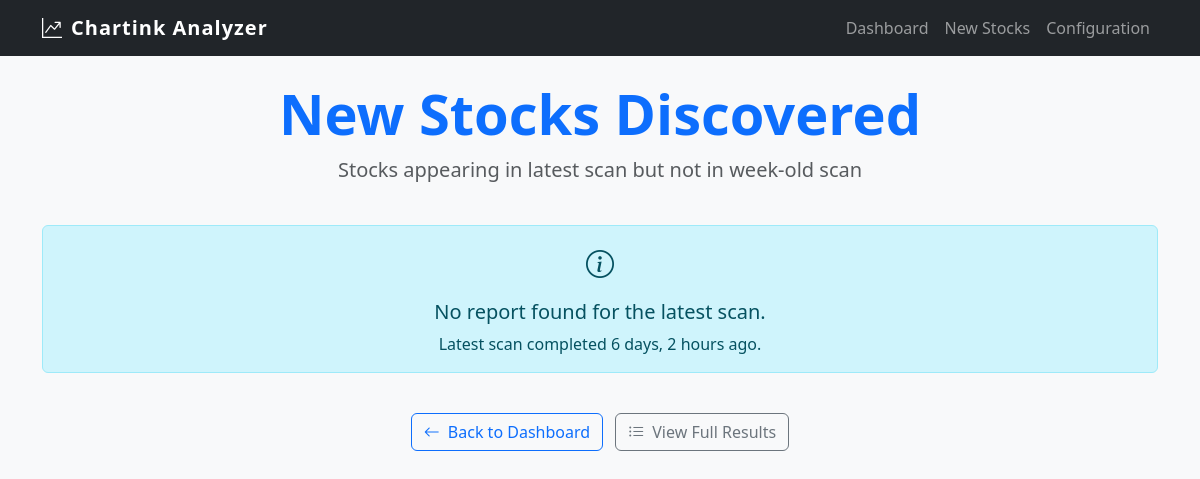
/analyzer/new-stocks/, run on an earlier commit of the app's database.
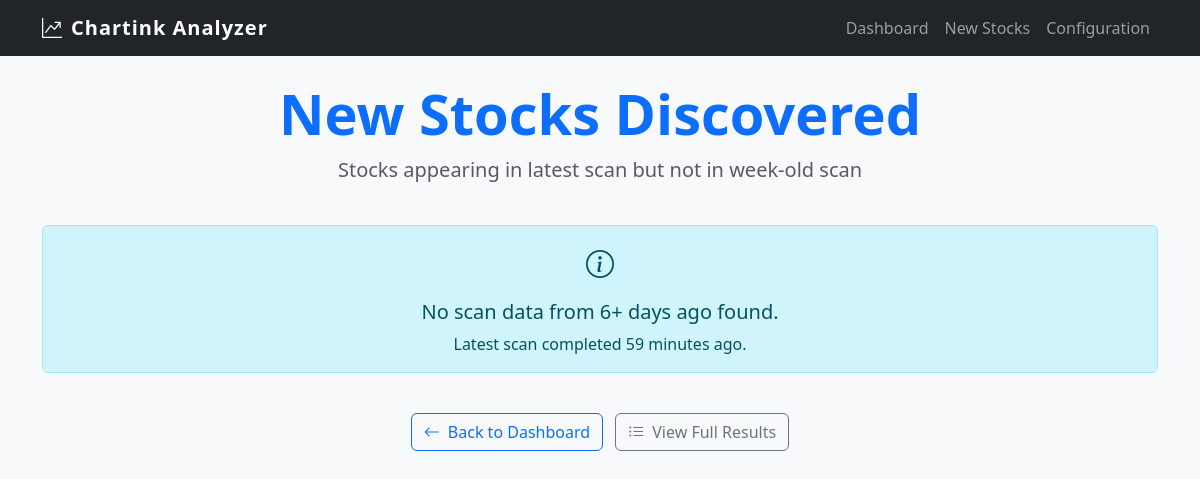
And on a later commit of the database.
### analyzer/models.py (models this page shows, shortened)
class ScanJob(models.Model):
    STATUS_CHOICES = [
        ('PENDING', 'Pending'),
        ('RUNNING', 'Running'),
        ('COMPLETED', 'Completed'),
        ('FAILED', 'Failed'),
    ]
    status = models.CharField(max_length=20, choices=STATUS_CHOICES, default='PENDING')
    progress = models.IntegerField(default=0, help_text="Progress from 0 to 100")
    started_at = models.DateTimeField(null=True, blank=True)
    completed_at = models.DateTimeField(null=True, blank=True)
    log = models.TextField(blank=True, help_text="Log output for debugging")

### analyzer/views.py (the view, shortened to what this page needs)
# urls.py: path('new-stocks/', views.new_stocks_view, name='new_stocks'),
def new_stocks_view(request):
    recent_job = ScanJob.objects.filter(status='COMPLETED').order_by('-completed_at').first()
    if not recent_job:
        context = {
            'error_message': 'No completed scans found. Please run a scan first.'
        }
        return render(request, 'analyzer/new_stocks.html', context)
    comparison_data, error = find_new_stocks(recent_job.id)
    if error:
        context = {
            'error_message': error,
            'recent_job': recent_job
        }
        return render(request, 'analyzer/new_stocks.html', context)

### analyzer/services.py (called while the page is built, shortened)
def find_new_stocks(latest_job_id):
    try:
        latest_report = ScanReport.objects.filter(job_id=latest_job_id).first()
        if not latest_report:
            return None, "No report found for the latest scan."
        week_ago = timezone.now() - timedelta(days=6)
        old_report = ScanReport.objects.filter(
            created_at__lte=week_ago
        ).order_by('-created_at').first()
        if not old_report:
            return None, "No scan data from 6+ days ago found."
    except Exception as e:
        return None, f"Error comparing scans: {str(e)}"

### analyzer/templates/analyzer/new_stocks.html (shortened to what this page needs)
{% extends 'analyzer/base.html' %}
{% block content %}
<div class="row mb-4">
    <div class="col-md-12 text-center">
        <h1 class="display-4 fw-bold text-primary">New Stocks Discovered</h1>
        <p class="lead text-muted">Stocks appearing in latest scan but not in week-old scan</p>
    </div>
</div>
{% if error_message %}
<div class="row">
    <div class="col-md-12">
        <div class="alert alert-info text-center">
            <i class="bi bi-info-circle fs-3 d-block mb-3"></i>
            <h5>{{ error_message }}</h5>
            {% if recent_job %}
            <p class="mb-0">Latest scan completed {{ recent_job.completed_at|timesince }} ago.</p>
            {% endif %}
        </div>
    </div>
</div>
{% endif %}
<div class="row mt-4">
    <div class="col-md-12 text-center">
        <a href="{% url 'dashboard' %}" class="btn btn-outline-primary">
            <i class="bi bi-arrow-left me-2"></i>Back to Dashboard
        </a>
        {% if recent_job %}
        <a href="{% url 'result_detail' recent_job.id %}" class="btn btn-outline-secondary ms-2">
            <i class="bi bi-list-ul me-2"></i>View Full Results
        </a>
        {% endif %}
    </div>
</div>
{% endblock %}

### analyzer/templates/analyzer/base.html (shortened to what this page needs)
<!DOCTYPE html>
<html lang="en">
<head>
    <link href="https://cdn.jsdelivr.net/npm/bootstrap@5.3.0/dist/css/bootstrap.min.css" rel="stylesheet">
    <link rel="stylesheet" href="https://cdn.jsdelivr.net/npm/bootstrap-icons@1.10.0/font/bootstrap-icons.css">
</head>
<body>
    <nav class="navbar navbar-expand-lg navbar-dark bg-dark mb-4">
        <div class="container">
            <a class="navbar-brand" href="{% url 'dashboard' %}">
                <i class="bi bi-graph-up-arrow me-2"></i>Chartink Analyzer
            </a>
            <div class="collapse navbar-collapse" id="navbarNav">
                <ul class="navbar-nav ms-auto">
                    <li class="nav-item">
                        <a class="nav-link" href="{% url 'dashboard' %}">Dashboard</a>
                    </li>
                    <li class="nav-item">
                        <a class="nav-link" href="{% url 'new_stocks' %}">New Stocks</a>
                    </li>
                    <li class="nav-item">
                        <a class="nav-link" href="{% url 'screener_list' %}">Configuration</a>
                    </li>
                </ul>
            </div>
        </div>
    </nav>
    <div class="container">
        {% block content %}{% endblock %}
    </div>
</body>
</html>

### analyzer/templates/analyzer/base.html (style rules this page uses)
body { background-color: #f8f9fa; }
.navbar-brand { font-weight: bold; letter-spacing: 1px; }

What changed in the data, as far as the page shows it:
no longer on this page (row unchanged): ScanJob: completed_at "6 days, 2 hours"
added ScanJob: completed_at "59 minutes"
Also different on the page:
{{ error_message }}: "No report found for the latest scan." → "No scan data from 6+ days ago found."
